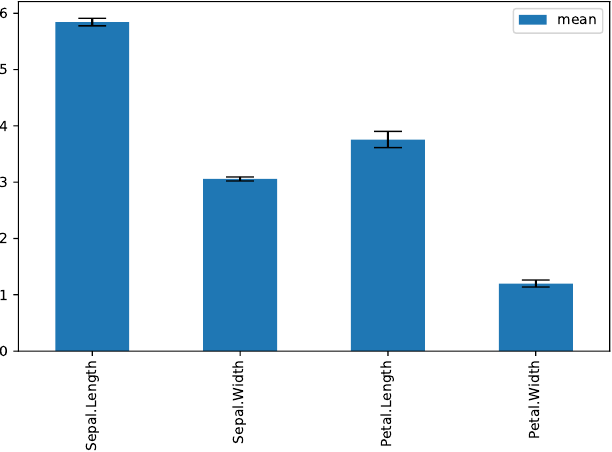

The script that saved this image:
import statsmodels.api as sm
iris = sm.datasets.get_rdataset('iris', 'datasets').data

my_df = iris.describe().transpose()[['mean', 'std']]
my_df['se'] = my_df['std'] / len(iris)**0.5

my_df.plot(y='mean', kind='bar', yerr='se', capsize=10)

import matplotlib.pyplot as plt
plt.tight_layout()
plt.savefig('04-p-iris.pdf')
